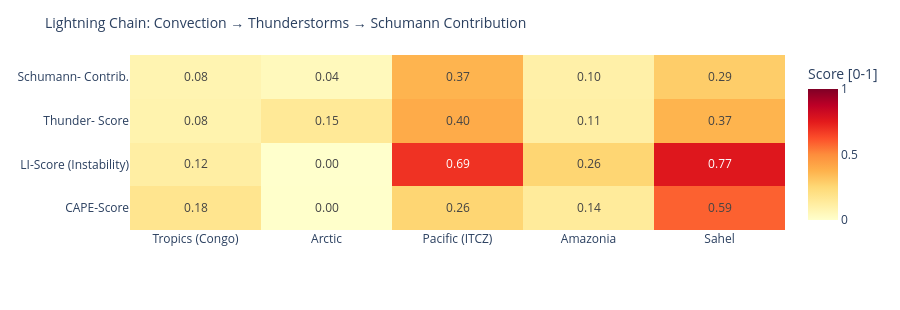

Notebook code for this chart:
### Code cell
# ============================================================
# LIGHTNING CHAIN: Convection → Thunderstorms → Schumann
# Shows the causal chain per measurement point as heatmap
# ============================================================

def cape_score(v):
    """CAPE → normalized score [0,1]"""
    if v is None or pd.isna(v): return 0.0
    return min(1.0, float(v) / 3000)

def li_score(v):
    """Lifted Index: negative = unstable → score [0,1]"""
    if v is None or pd.isna(v): return 0.3
    return min(1.0, max(0.0, (-float(v) + 6) / 12))

def cloud_score(v):
    if v is None or pd.isna(v): return 0.3
    return float(v) / 100

def thunder_score(row):
    """Kombinierter Gewitterwahrscheinlichkeits-Score
    CAPE + LI + Bedeckung + WMO-Gewitter + konvektiver Niederschlag (showers)
    Hinweis: X-Ray und Kp sind kein Bestandteil – nur geomagn./solarer Kontext.
    """
    cs = cape_score(row.get('cape'))
    ls = li_score(row.get('li'))
    cl = cloud_score(row.get('cloud'))
    t  = 1.0 if row.get('thunderstorm') else 0.0
    # Convective precipitation (showers) as additional indicator
    sh = min(1.0, (row.get('showers') or 0) / 5.0)
    return round(cs * 0.30 + ls * 0.25 + cl * 0.15 + t * 0.20 + sh * 0.10, 3)

def schumann_contribution(t_score, lat):
    """Schumann contribution: higher in tropics (±30°), scaled by thunderstorm score"""
    lat_weight = max(0.3, 1.0 - abs(lat) / 60)
    return round(t_score * lat_weight, 3)

df_atm['cape_score']   = df_atm.apply(lambda r: cape_score(r['cape']), axis=1)
df_atm['li_score']     = df_atm.apply(lambda r: li_score(r['li']),    axis=1)
df_atm['thunder_score']= df_atm.apply(lambda r: thunder_score(r.to_dict()), axis=1)
df_atm['schumann_contribution'] = df_atm.apply(
    lambda r: schumann_contribution(r['thunder_score'], r['lat']), axis=1)

metrics = ['cape_score', 'li_score', 'thunder_score', 'schumann_contribution']
labels  = ['CAPE-Score', 'LI-Score\n(Instability)', 'Thunder-\nScore', 'Schumann-\nContrib.']
z_data  = [df_atm[m].tolist() for m in metrics]

fig = go.Figure(go.Heatmap(
    z=z_data,
    x=df_atm['point'].tolist(),
    y=labels,
    colorscale='YlOrRd',
    zmin=0, zmax=1,
    text=[[f'{v:.2f}' for v in row] for row in z_data],
    texttemplate='%{text}', textfont=dict(size=12),
    colorbar=dict(title='Score [0-1]')
))
fig.update_layout(
    title=dict(text='Lightning Chain: Convection → Thunderstorms → Schumann Contribution', font=dict(size=14)),
    height=310,
    plot_bgcolor='rgba(0,0,0,0)', paper_bgcolor='rgba(0,0,0,0)',
    margin=dict(l=130, r=80, t=55, b=80)
)
fig.show()

### Figure 1 — Plotly figure (JSON) as saved in the notebook; plotly's stock layout.template omitted (floating-point values rounded to 4 significant figures)
{"data": [{"colorbar": {"title": {"text": "Score [0-1]"}}, "colorscale": [[0.0, "rgb(255,255,204)"], [0.125, "rgb(255,237,160)"], [0.25, "rgb(254,217,118)"], [0.375, "rgb(254,178,76)"], [0.5, "rgb(253,141,60)"], [0.625, "rgb(252,78,42)"], [0.75, "rgb(227,26,28)"], [0.875, "rgb(189,0,38)"], [1.0, "rgb(128,0,38)"]], "text": [["0.18", "0.00", "0.26", "0.14", "0.59"], ["0.12", "0.00", "0.69", "0.26", "0.77"], ["0.08", "0.15", "0.40", "0.11", "0.37"], ["0.08", "0.04", "0.37", "0.10", "0.29"]], "textfont": {"size": 12}, "texttemplate": "%{text}", "type": "heatmap", "x": ["Tropics (Congo)", "Arctic", "Pacific (ITCZ)", "Amazonia", "Sahel"], "y": ["CAPE-Score", "LI-Score\n(Instability)", "Thunder-\nScore", "Schumann-\nContrib."], "z": [[0.1767, 0.003333, 0.26, 0.14, 0.5867], [0.1167, 0.0, 0.6917, 0.2583, 0.7667], [0.084, 0.151, 0.4, 0.111, 0.368], [0.078, 0.045, 0.367, 0.102, 0.288]], "zmax": 1, "zmin": 0}], "layout": {"height": 310, "margin": {"b": 80, "l": 130, "r": 80, "t": 55}, "paper_bgcolor": "rgba(0,0,0,0)", "plot_bgcolor": "rgba(0,0,0,0)", "title": {"font": {"size": 14}, "text": "Lightning Chain: Convection → Thunderstorms → Schumann Contribution"}}}
